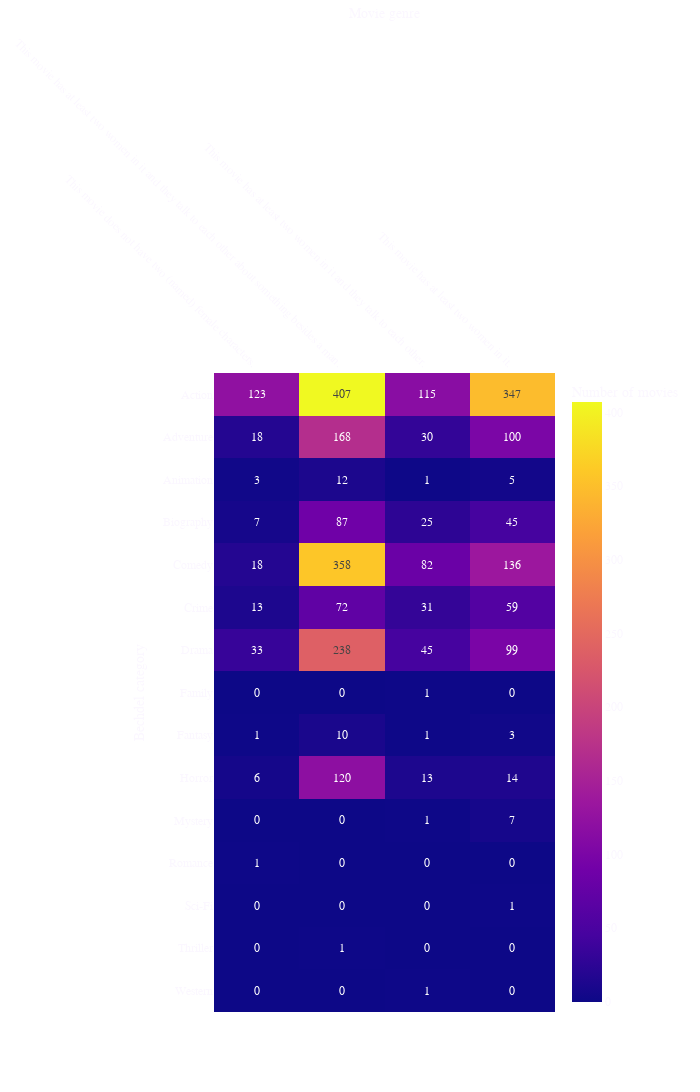

The cell this chart's notebook holds for it:
### Code cell
fig = px.imshow(data,
                labels=dict(x="Movie genre", y="Bechdel category", color="Number of movies"),
                x=df['BECHDEL_CATEGORY'].unique(),
                y=df['FIRST_GENRE'].unique(), 
                text_auto=True, aspect="auto")

fig.update_xaxes(side="top")

fig.update_layout(width=700, 
                 height=1400)

fig.update_layout({
    "paper_bgcolor": "rgba(0, 0, 0, 0)",
    "plot_bgcolor": "rgba(0, 0, 0, 0)",
}, 
                  font_family="Source Sans Pro",
    font_color="#fbf7ff",
                 )

fig.update_xaxes(tickangle=45)

fig.show()
fig.write_html("data_viz/viz5.html")

### Figure 1 — Plotly figure (JSON) as saved in the notebook; plotly's stock layout.template omitted (floating-point values rounded to 4 significant figures)
{"data": [{"coloraxis": "coloraxis", "hovertemplate": "Movie genre: %{x}<br>Bechdel category: %{y}<br>Number of movies: %{z}<extra></extra>", "name": "0", "texttemplate": "%{z}", "type": "heatmap", "x": ["This movie does not have two (named) female characters.", "This movie has at least two women in it and they talk to each other about something besides a man.", "This movie has at least two women in it and they talk to each other.", "This movie has at least two women in it."], "xaxis": "x", "y": ["Action", "Adventure", "Animation", "Biography", "Comedy", "Crime", "Drama", "Family", "Fantasy", "Horror", "Mystery", "Romance", "Sci-Fi", "Thriller", "Western"], "yaxis": "y", "z": [[123, 407, 115, 347], [18, 168, 30, 100], [3, 12, 1, 5], [7, 87, 25, 45], [18, 358, 82, 136], [13, 72, 31, 59], [33, 238, 45, 99], [0, 0, 1, 0], [1, 10, 1, 3], [6, 120, 13, 14], [0, 0, 1, 7], [1, 0, 0, 0], [0, 0, 0, 1], [0, 1, 0, 0], [0, 0, 1, 0]]}], "layout": {"coloraxis": {"colorbar": {"title": {"text": "Number of movies"}}, "colorscale": [[0, "#0d0887"], [0.1111, "#46039f"], [0.2222, "#7201a8"], [0.3333, "#9c179e"], [0.4444, "#bd3786"], [0.5556, "#d8576b"], [0.6667, "#ed7953"], [0.7778, "#fb9f3a"], [0.8889, "#fdca26"], [1, "#f0f921"]]}, "font": {"color": "#fbf7ff", "family": "Source Sans Pro"}, "height": 1400, "margin": {"t": 60}, "paper_bgcolor": "rgba(0, 0, 0, 0)", "plot_bgcolor": "rgba(0, 0, 0, 0)", "width": 700, "xaxis": {"anchor": "y", "autorange": true, "domain": [0, 1], "range": [-0.5, 3.5], "side": "top", "tickangle": 45, "title": {"text": "Movie genre"}, "type": "category"}, "yaxis": {"anchor": "x", "autorange": true, "domain": [0, 1], "range": [14.5, -0.5], "title": {"text": "Bechdel category"}, "type": "category"}}}
